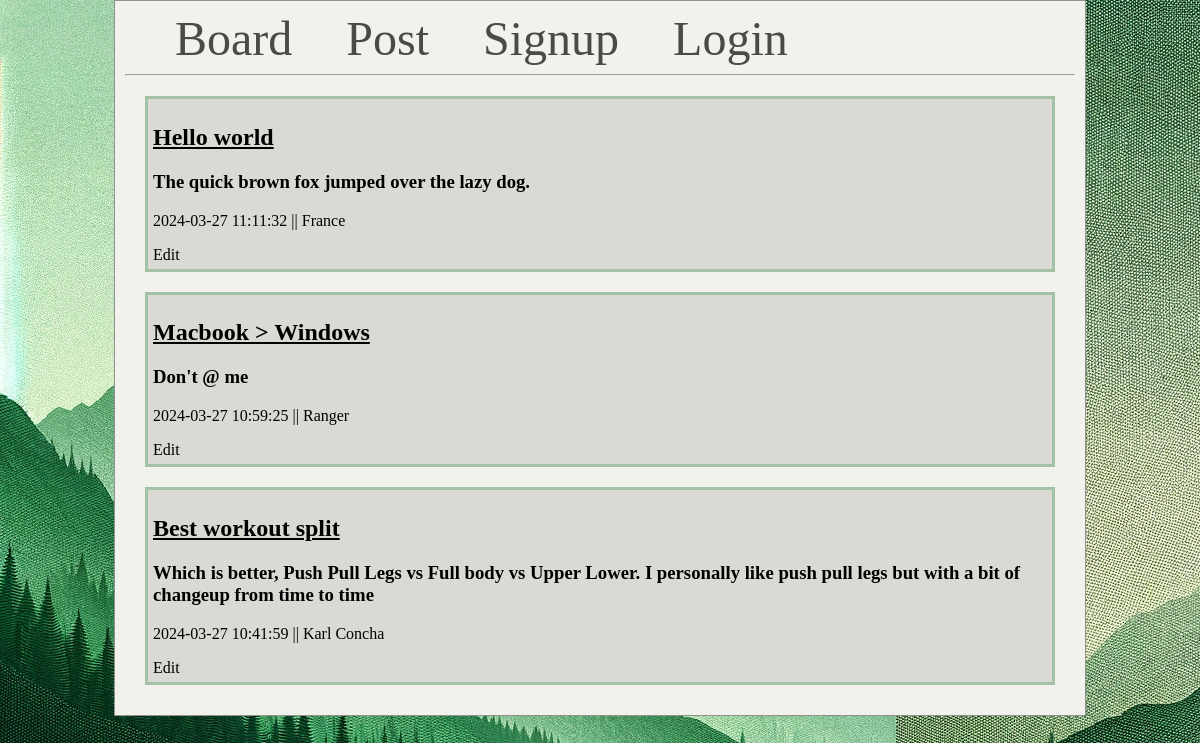
The page / on the database its author committed.
### tables this page shows
CREATE TABLE posts (
    id INTEGER PRIMARY KEY AUTOINCREMENT,
    created TIMESTAMP DEFAULT CURRENT_TIMESTAMP,
    title TEXT,
    content TEXT NOT NULL,
    userid INTEGER NOT NULL,
    parent_id INTEGER,
    FOREIGN KEY (parent_id) REFERENCES posts(id) ON DELETE CASCADE
);

CREATE TABLE users (
    id INTEGER PRIMARY KEY AUTOINCREMENT,
    username TEXT NOT NULL,
    password TEXT NOT NULL
);

### app.py (the view)
@app.route('/')
def index():
    posts = get_posts()
    return render_template('index.html', posts=posts)

### app.py (called while the page is built)
def get_db_connection():
    conn = sqlite3.connect('database.db')
    conn.row_factory = sqlite3.Row
    return conn

def get_posts(): # All post retrival
    conn = get_db_connection()
    posts = conn.execute('''
        SELECT posts.id, parent_id, posts.created, posts.title, posts.content, posts.userid, users.username
        FROM posts
        JOIN users ON posts.userid = users.id
        WHERE parent_id IS NULL
        ORDER BY posts.created DESC
    ''').fetchall()
    conn.close()
    return posts

@app.context_processor
def inject_user():
    username = session.get('username')
    return dict(logged_in_user_name=username) #Saves username to be used in a function (line 16 in base.html)

### templates/index.html
{% extends 'base.html' %}
{% block content %}
    {% for post in posts %}
        <div class='post'>
            <h2><a href="{{ url_for('view', id=post['id']) }}"><u>{{ post['title'] }}</u></a></h2>
            <h3>{{ post['content'] }}</h3>
            <p>{{ post['created'] }} || {{ post['username'] }}</p>
            <a href="{{ url_for('edit', id=post['id']) }}">Edit</a>
        </div>
    {% endfor %}
{% endblock %}

### templates/base.html (shortened to what this page needs)
<!DOCTYPE html>
<html lang="en">
<head>
    <strong><link rel="stylesheet" href="{{ url_for('static', filename='css/main.css') }}"></strong>
</head>
<body>
    <div class="foreground">
        <nav>
            <a href="{{ url_for('index')}}">Board</a>
            <a href="{{url_for('create')}}">Post</a>
            <a href="{{url_for('signup')}}">Signup</a>
            {% if logged_in_user_name %}
                <a> {{ logged_in_user_name }} </a>
                <a href="{{url_for('logout')}}">Logout</a>
            {% else %}
                <a href="{{url_for('signin')}}">Login</a>
            {% endif %}
        </nav>
        <hr>
        <div class="content">
            {% block content %} {% endblock %}
        </div>
    </div>
</body>
</html>

### static/css/main.css (style rules this page uses)
body { background-color: #57575769; background-image: url("Backgroundimage.png"); margin: 0; height: 100%; }
div.foreground { background-color: #F1F2EB; padding: 10px; margin: auto; position: relative; z-index: 5; max-width: 950px; height: 100%; border: 1px solid #929090 }
a { color: black; text-decoration: none; }
nav a { color: #4a4a48; font-size: 3em; margin-left: 50px; text-decoration: none; }
div.post { padding: 5px; margin: 20px; background-color: #D8DAD3; border: 3px solid #A4C2A5; }

### rows shown on the page
posts: title "Hello world", content "The quick brown fox jumped over the lazy dog.", created "2024-03-27 11:11:32", username "France"
posts: title "Macbook > Windows", content "Don't @ me", created "2024-03-27 10:59:25", username "Ranger"
posts: title "Best workout split", content "Which is better, Push Pull Legs vs Full body vs Upper Lower. I personally like push pull legs but with a bit of changeup from time to time", created "2024-03-27 10:41:59", username "Karl Concha"
